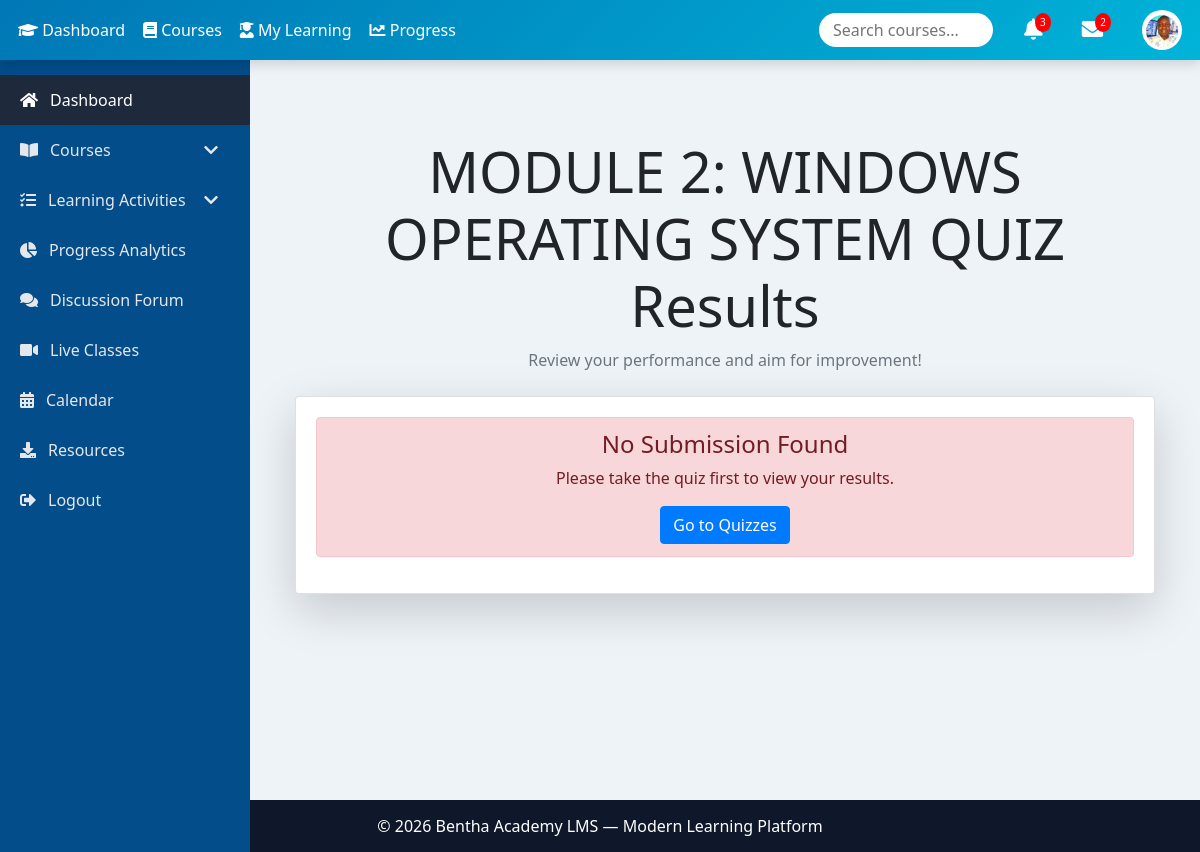
/quiz/3/results/ (signed in), run on the app's committed database.
### commerce_app/models.py (models this page shows, shortened)
class UserProfile(models.Model):
    user = models.OneToOneField(User, on_delete=models.CASCADE)
    full_name = models.CharField(max_length=100)
    profile_picture = models.ImageField(upload_to='profile_pictures/', blank=True, null=True)
    bio = models.TextField(blank=True, null=True)
    phone_number = models.CharField(max_length=20, blank=True, null=True)
    email = models.EmailField(blank=True, null=True)
    location = models.CharField(max_length=100, blank=True, null=True)
    website = models.URLField(blank=True, null=True)
    date_of_birth = models.DateField(blank=True, null=True)

class Quiz(models.Model):
    course = models.ForeignKey(Course, on_delete=models.CASCADE, related_name='quizzes')
    title = models.CharField(max_length=255)
    description = models.TextField(blank=True, null=True)
    max_score = models.IntegerField(blank=True, null=True)

### commerce_app/views.py (the view)
# urls.py: path('quiz/<int:quiz_id>/results/', quiz_results, name='quiz_results'),
@login_required
def quiz_results(request, quiz_id):
    user_profile = UserProfile.objects.get(user=request.user)  # Fetch the user's profile
    quiz = get_object_or_404(Quiz, id=quiz_id)
    course = quiz.course  # Assuming a ForeignKey relationship exists
    submission = Submission.objects.filter(user=request.user, quiz=quiz).first()
    percentage_score = (submission.score / quiz.max_score) * 100 if submission and quiz.max_score > 0 else None
    return render(request, 'quiz_results.html', {
        'quiz': quiz,
        'submission': submission,
        'percentage_score': percentage_score,
        'course': course,  # Pass the course to the template
        'user_profile': user_profile  # Add user_profile to the context
    })

### commerce_app/templates/quiz_results.html (shortened to what this page needs)
{% extends "master.html" %}
{% block content %}
<div class="container mt-5">
    <div class="text-center">
        <h2 class="display-4">{{ quiz.title }} Results</h2>
        <p class="text-muted">Review your performance and aim for improvement!</p>
    </div>
    <div class="card shadow-lg mt-4">
        <div class="card-body">
            {% if submission %}
                <div class="text-center">
                    <h3>Your Score</h3>
                    <h1 class="display-2 text-primary font-weight-bold">{{ submission.score }} / {{ quiz.max_score }}</h1>
                    <p class="lead {% if percentage_score >= 75 %}text-success{% elif percentage_score >= 50 %}text-warning{% else %}text-danger{% endif %}">
                        {{ percentage_score|floatformat:0 }}% -
                        {% if percentage_score >= 75 %}Excellent!{% elif percentage_score >= 50 %}Good Effort!{% else %}Keep Practicing!{% endif %}
                    </p>
                </div>
                <div class="progress my-4" style="height: 30px;">
                    <div class="progress-bar {% if percentage_score >= 75 %}bg-success{% elif percentage_score >= 50 %}bg-warning{% else %}bg-danger{% endif %}"
                         role="progressbar"
                         style="width: {{ percentage_score|floatformat:0 }}%;"
                         aria-valuenow="{{ submission.score }}"
                         aria-valuemin="0"
                         aria-valuemax="{{ quiz.max_score }}">
                        <span class="font-weight-bold">{{ percentage_score|floatformat:0 }}%</span>
                    </div>
                </div>
                <div class="text-center">
                    <h4>Performance Feedback</h4>
                    <p>
                        {% if percentage_score >= 75 %}
                            You're doing amazing! Keep up the great work.
                        {% elif percentage_score >= 50 %}
                            Good effort! Review the areas where you lost marks to improve further.
                        {% else %}
                            Don't give up! Practice more and come back stronger.
                        {% endif %}
                    </p>
                </div>
                <div class="d-flex justify-content-center gap-3 mt-4">
                    <a href="{% url 'take_quiz' quiz.id %}" class="btn btn-primary btn-lg">Retake Quiz</a>
                    <a href="{% url 'learning_management_platform' course.id %}" class="btn btn-info btn-lg">Back to Learning</a>
                    <a href="{% url 'quiz_list' %}" class="btn btn-secondary btn-lg">Browse Quizzes</a>
                </div>
                <div class="mt-5">
                    <h4 class="mb-3">Question Breakdown</h4>
                    <ul class="list-group">
                        {% for question in submission.questions %}
                            <li class="list-group-item d-flex justify-content-between align-items-center">
                                <div>
                                    <h6>{{ question.text }}</h6>
                                    <p class="mb-0 text-muted">Your Answer: {{ question.user_answer }}</p>
                                    {% if question.is_correct %}
                                        <p class="mb-0 text-success">Correct!</p>
                                    {% else %}
                                        <p class="mb-0 text-danger">Incorrect. Correct Answer: {{ question.correct_answer }}</p>
                                    {% endif %}
                                </div>
                                <span class="badge badge-{% if question.is_correct %}success{% else %}danger{% endif %} badge-pill">
                                    {% if question.is_correct %}✔{% else %}✘{% endif %}
                                </span>
                            </li>
                        {% endfor %}
                    </ul>
                </div>
            {% else %}
                <div class="alert alert-danger text-center">
                    <h4>No Submission Found</h4>
                    <p>Please take the quiz first to view your results.</p>
                    <a href="{% url 'quiz_list' %}" class="btn btn-primary">Go to Quizzes</a>
                </div>
            {% endif %}
        </div>
    </div>
</div>
{% endblock %}

### commerce_app/templates/master.html (shortened to what this page needs)
{% load static %}
<!DOCTYPE html>
<html lang="en">
<head>
<link rel="stylesheet" href="https://stackpath.bootstrapcdn.com/bootstrap/4.5.2/css/bootstrap.min.css">
<link rel="stylesheet" href="https://cdnjs.cloudflare.com/ajax/libs/font-awesome/5.15.4/css/all.min.css">
</head>
<body>
<div class="topnav" id="topnav">
<div class="nav-left">
<a href="{% url 'dashboard' %}"><i class="fas fa-graduation-cap"></i> Dashboard</a>
<a href="#"><i class="fas fa-book"></i> Courses</a>
<a href="#"><i class="fas fa-user-graduate"></i> My Learning</a>
<a href="#"><i class="fas fa-chart-line"></i> Progress</a>
</div>
<div class="nav-right">
<div class="search-box mr-3">
<input type="text" placeholder="Search courses...">
</div>
<div class="mr-4 position-relative">
<i class="fas fa-bell fa-lg"></i>
<span class="badge-notify">3</span>
</div>
<div class="mr-4 position-relative">
<i class="fas fa-envelope fa-lg"></i>
<span class="badge-notify">2</span>
</div>
<div class="profile-picture" onclick="toggleProfile()">
<img src="{% if user_profile and user_profile.profile_picture %}{{ user_profile.profile_picture.url }}{% else %}{% static 'images/default_image.png' %}{% endif %}" class="profile-img">
</div>
</div>
</div>
<nav class="sidenav" id="sidenav">
<ul class="nav flex-column">
<li><a class="nav-link active" href="{% url 'dashboard' %}"><i class="fas fa-home"></i> Dashboard</a></li>
<li class="has-submenu">
<a class="nav-link"><i class="fas fa-book-open"></i> Courses <i class="fas fa-chevron-down ml-auto"></i></a>
</li>
<li class="has-submenu">
<a class="nav-link"><i class="fas fa-tasks"></i> Learning Activities <i class="fas fa-chevron-down ml-auto"></i></a>
</li>
<li><a class="nav-link" href="#"><i class="fas fa-chart-pie"></i> Progress Analytics</a></li>
<li><a class="nav-link" href="#"><i class="fas fa-comments"></i> Discussion Forum</a></li>
<li><a class="nav-link" href="#"><i class="fas fa-video"></i> Live Classes</a></li>
<li><a class="nav-link" href="#"><i class="fas fa-calendar-alt"></i> Calendar</a></li>
<li><a class="nav-link" href="#"><i class="fas fa-download"></i> Resources</a></li>
<li><a class="nav-link" href="{% url 'logout' %}"><i class="fas fa-sign-out-alt"></i> Logout</a></li>
</ul>
</nav>
<main class="content">
{% block content %}{% endblock %}
</main>
<footer>© 2026 Bentha Academy LMS — Modern Learning Platform</footer>
</body>
</html>

### commerce_app/templates/master.html (style rules this page uses)
body, html { margin:0;font-family:'Segoe UI',sans-serif;background:#eef3f8 }
.topnav { position:fixed;top:0;width:100%; background:linear-gradient(135deg,#0077b6,#00b4d8); color:white;z-index:1001; display:flex;align-items:center; padding:10px 18px;box-shadow:0 4px 12px rgba(0,0,0,.15); flex-wrap:wrap; }
.topnav a { color:white;text-decoration:none;margin-right:18px;font-weight:500 }
.nav-left { display:flex;align-items:center;flex-wrap:wrap }
.nav-right { margin-left:auto;display:flex;align-items:center;gap:15px;flex-wrap:wrap }
.search-box { background:white;border-radius:20px;padding:4px 12px }
.search-box input { border:none;outline:none;width:150px }
.badge-notify { position:absolute;top:-5px;right:-8px; background:red;color:white;font-size:10px; border-radius:50%;padding:2px 5px; }
.profile-picture { width:40px;height:40px;border-radius:50%; overflow:hidden;cursor:pointer;flex-shrink:0; }
.profile-img { width:100%;height:100%;object-fit:cover }
.sidenav { position:fixed;top:60px;left:0;width:250px; height:calc(100% - 60px);background:#024d8a; color:white;overflow-y:auto;transition:.3s;padding-top:15px; z-index:1000; }
.sidenav .nav-link { padding:13px 20px;color:#e5e7eb; display:flex;align-items:center;font-weight:500; }
.sidenav .nav-link i { margin-right:12px }
.sidenav .nav-link:hover, .sidenav .nav-link.active { background:#1e293b;color:white }
.content { margin-left:250px;margin-top:60px;padding:30px; min-height:calc(100vh - 60px);background:#eef3f8; }
footer { background:#0f172a;color:white;text-align:center;padding:14px }

### data on the page
UserProfile: profile_picture (picture)
Quiz: title "MODULE 2: WINDOWS OPERATING SYSTEM QUIZ"
